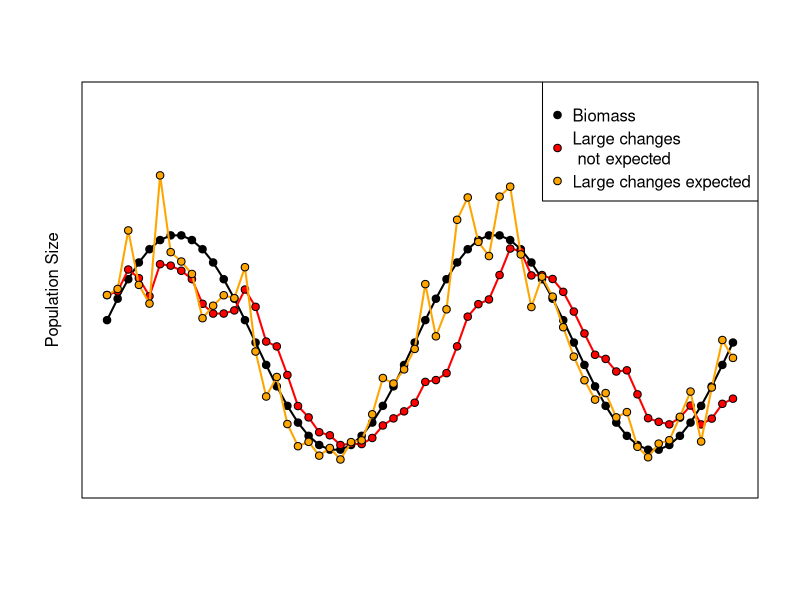

This figure's R source:
tau0 <-  0.1
sigma0 <- 0.2
tau1 <- (1/tau0^2+1/sigma0^2)^(-0.5)


amp <- 100
freq <- 15
# get a new random seed
rm(.Random.seed)

seed.index <- runif(1,1,100)
set.seed(seed.index)
timelist <- seq(1,60)
B <- amp + amp/1.3 * sin(pi*timelist/freq)
y <- rep(NA, length(timelist))
E <- rep (NA, length(timelist))
E[1]<-B[1]*exp(rnorm(1,0, sigma0))

for (t in 2:length(timelist)) {
  y[t] <- log (B[t]/E[t-1])
  mu1.tmp <- y[t]*(1-sigma0^2/(tau0^2+sigma0^2))
  E[t] <- E[t-1] * exp(rnorm(1,mu1.tmp,tau1))
}

setwd('/Users/mcsiple/Dropbox/Chapter4-HarvestControlRules/Figures')
plotfilename <- "DelayedDetection.pdf"
pdf(file = plotfilename, height = 7, width = 10,useDingbats = FALSE)
par(mfrow=c(1,1))
lotau.col <- "red" #539E59"
hitau.col <- "orange" #BBD961" # light green
plot(timelist,B, type = "l", lwd = 2, col = "black", xlab = "", ylab = " ", ylim = c(0, 275), axes = F)
box()
mtext(side = 2, text = "Population Size", line = 1)
points(timelist, B, pch=21, bg = "black")
lines(timelist, E, lwd = 2, col = lotau.col)
points(timelist, E, pch=21, bg = lotau.col)


tau0 <-  1000
sigma0 <- 0.2
tau1 <- (1/tau0^2+1/sigma0^2)^(-0.5)


set.seed(seed.index)
y <- rep(NA, length(timelist))
E <- rep (NA, length(timelist))
E[1]<-B[1]*exp(rnorm(1,0, sigma0))

for (t in 2:length(timelist)) {
  y[t] <- log (B[t]/E[t-1])
  mu1.tmp <- y[t]*(1-sigma0^2/(tau0^2+sigma0^2))
  E[t] <- E[t-1] * exp(rnorm(1,mu1.tmp,tau1))
}

lines(timelist, E, lwd = 2, col = hitau.col)
points(timelist, E, pch=21, bg = hitau.col)

legend('topright',pch=rep(21,times=3),pt.bg=c('black',lotau.col,hitau.col),legend=c("Biomass","Large changes \n not expected","Large changes expected"))

dev.off()
#system2("open",args=c("-a Skim.app",plotfilename))
